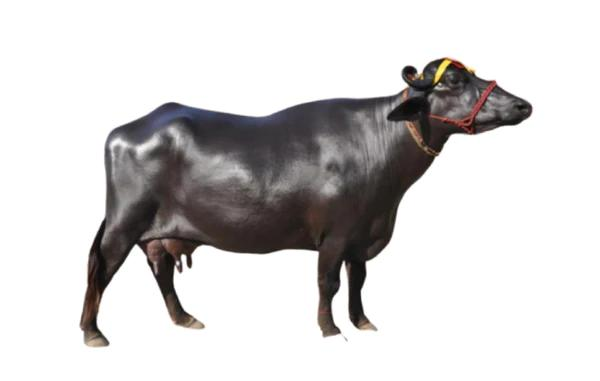
#> input picture data/raw/buffalo/Murrah/Indian_murrah_buffalo_600x600_webp.rf.41c039c4c51f641a1941b9194b267d0b.jpg, 600 x 381 px
$ python -i image_preprocessing.py   (imports and definitions only)
#> lines starting #> are read from the running program, lines starting #| are printed output that depends on the picture
import cv2
import numpy as np
from PIL import Image, ImageEnhance
import tensorflow as tf
from config import Config

class ImagePreprocessor:
    def __init__(self):
        self.input_size = Config.MODEL_INPUT_SIZE

    # [25 lines left out: function preprocess_for_prediction, not called in this run]

    def enhance_image_quality(self, image_path, output_path=None):
        """Enhance image quality for better prediction"""
        try:
            # Open image with PIL
            img = Image.open(image_path)
#> img is the input picture: PIL image 600x381 RGB; mean R, G, B 210.8, 208.9, 208.7

            # Convert to RGB if needed
            if img.mode != 'RGB':
                img = img.convert('RGB')

            # Enhance contrast
            enhancer = ImageEnhance.Contrast(img)
            img = enhancer.enhance(1.2)
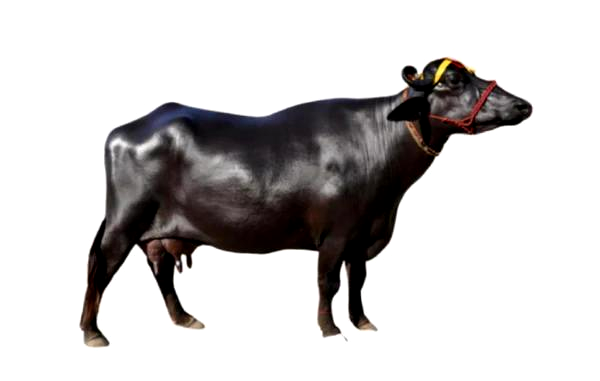
#> img: PIL image 600x381 RGB; mean R, G, B 204.5, 202.4, 202.3

            # Enhance sharpness
            enhancer = ImageEnhance.Sharpness(img)
            img = enhancer.enhance(1.1)

            # Enhance brightness slightly
            enhancer = ImageEnhance.Brightness(img)
            img = enhancer.enhance(1.05)

            if output_path:
                img.save(output_path)

            return img

        except Exception as e:
            print(f"Error enhancing image: {e}")
            return None

    # [123 lines left out: functions preprocess_for_training, augment_image, create_data_generator, validate_image, not called in this run]

# Create global preprocessor instance
image_preprocessor = ImagePreprocessor()

>>> result = ImagePreprocessor().enhance_image_quality('../data/raw/buffalo/Murrah/Indian_murrah_buffalo_600x600_webp.rf.41c039c4c51f641a1941b9194b267d0b.jpg')
